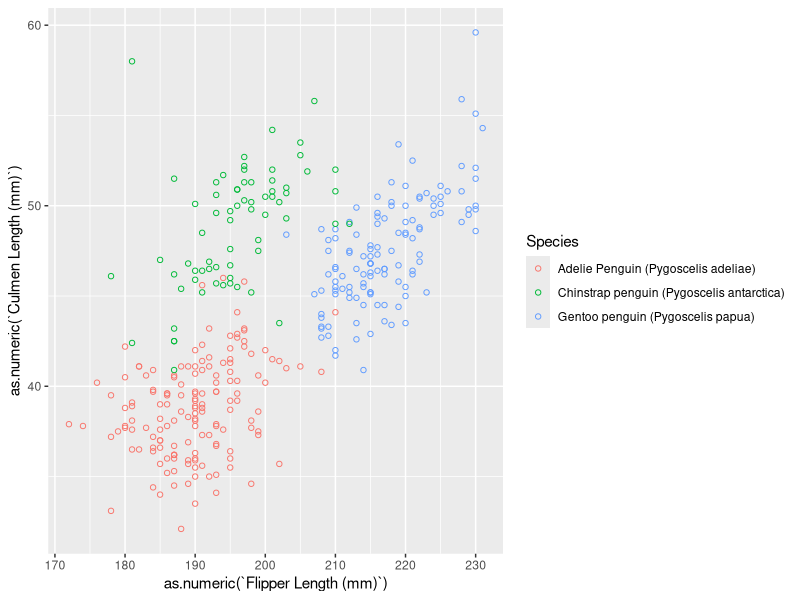
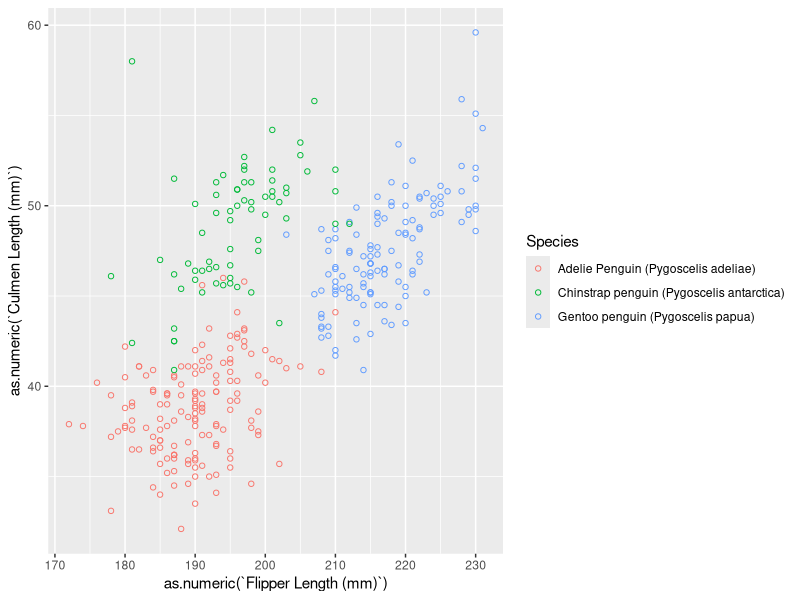

These charts were generated, in order, by the following R code:
## ---- chunk 1
#knitr::opts_chunk$set(echo = TRUE)
##library("tinytex")
##tinytex:: install_tinytex()
## ---- chunk 2
random_sample<-rnorm(10)
###a random sample of size 10 from a standard Normal distribution
logical_vector<-random_sample>0
##a logical vector indicating whether elements of the sample are greater than 0
char_vector<-rep("10",10)
##a character vector of length 10
factor_vector<-c("1","2","3","1","2","3","1","2","3","1")
factor_vector<-as.factor(factor_vector)
##a factor vector of length 10, with 3 different factor “levels”
dataFrame_problem1<-data.frame(random_sample,logical_vector,char_vector,factor_vector)
##take the mean of a variable in a dataframe
library(tidyverse)
mean(pull(dataFrame_problem1,1))
##numeric can get mean
mean(pull(dataFrame_problem1,2))
##logical can get mean
mean(pull(dataFrame_problem1,3))
mean(as.numeric(pull(dataFrame_problem1,3)))
##char cannot get mean
mean(pull(dataFrame_problem1,4))
mean(as.numeric(pull(dataFrame_problem1,4)))
##char cannot get mean
## ---- chunk 3
##install.packages("palmerpenguins")
library(palmerpenguins)
data("penguins", package = "palmerpenguins")
summary(penguins_raw)
str(penguins_raw)
nrow(penguins_raw)
ncol(penguins_raw)
complete_penguins_raw<-penguins_raw[complete.cases(penguins_raw$`Flipper Length (mm)`),]
mean(as.numeric(complete_penguins_raw$`Flipper Length (mm)`))
penguins_raw$`Culmen Length (mm)`
library(ggplot2)
plot<-ggplot(penguins_raw, aes(x=as.numeric(`Flipper Length (mm)`), y=as.numeric(`Culmen Length (mm)`),color=Species))+ geom_point(shape=1) 
plot
ggsave("Problem2 penguins' data plot",device="pdf",plot)
